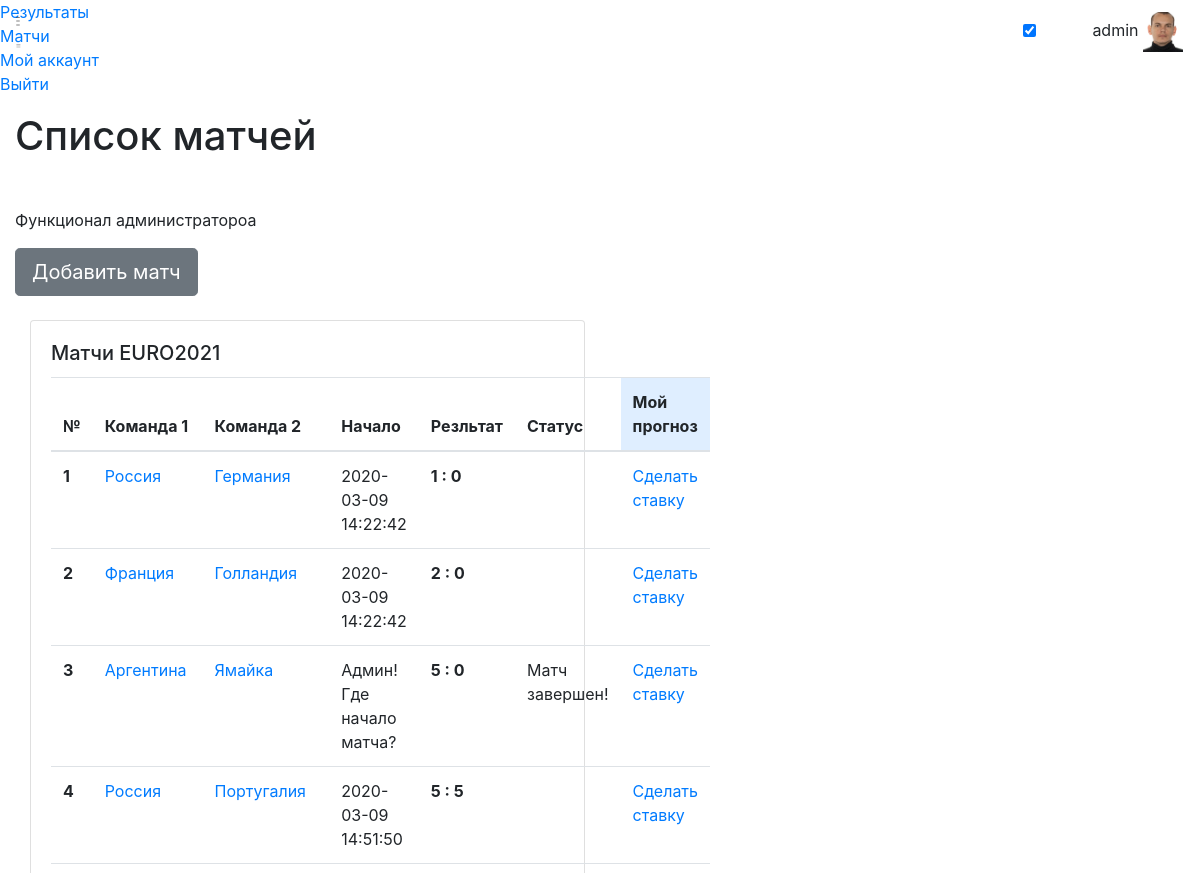
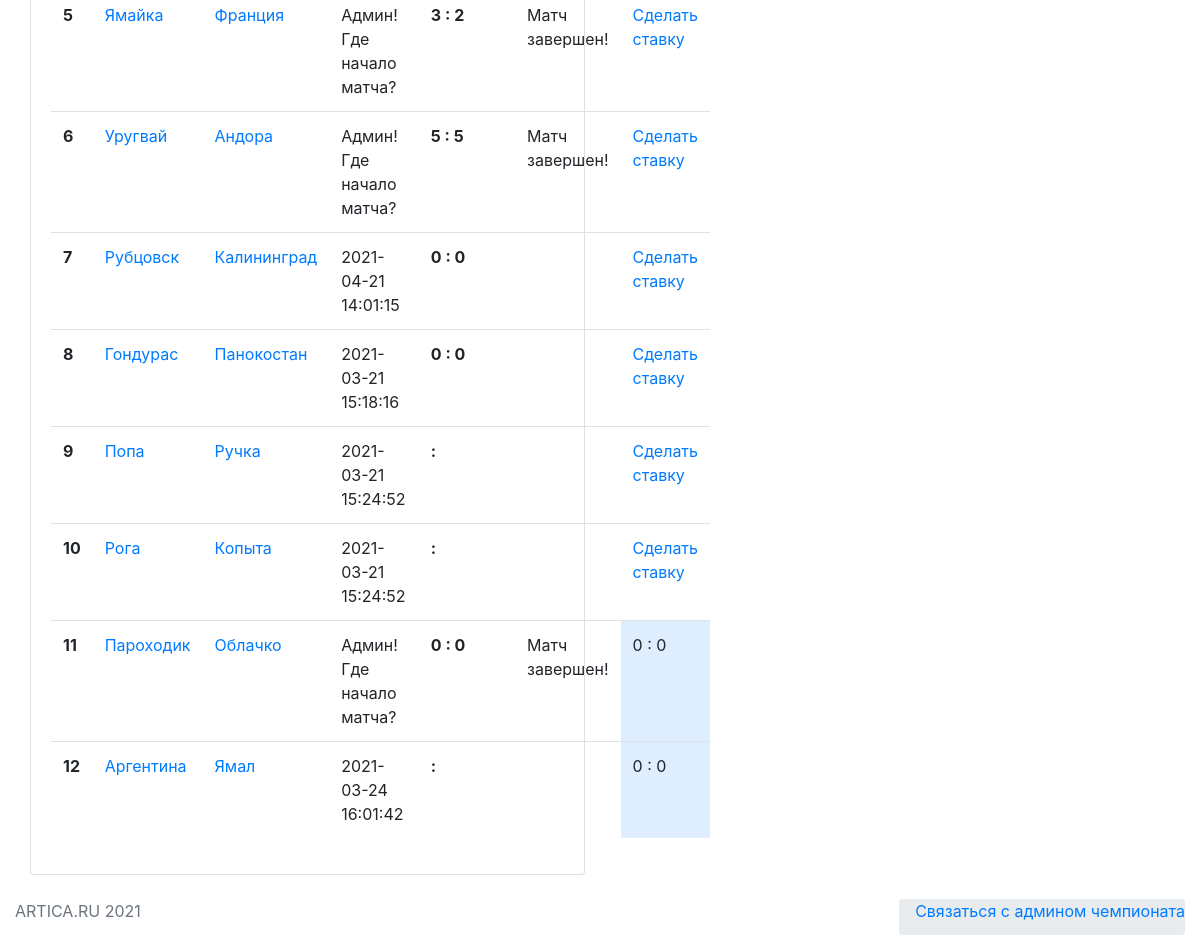
The page /matchs (signed in) on the database as committed earlier (2 pictures, top to bottom).
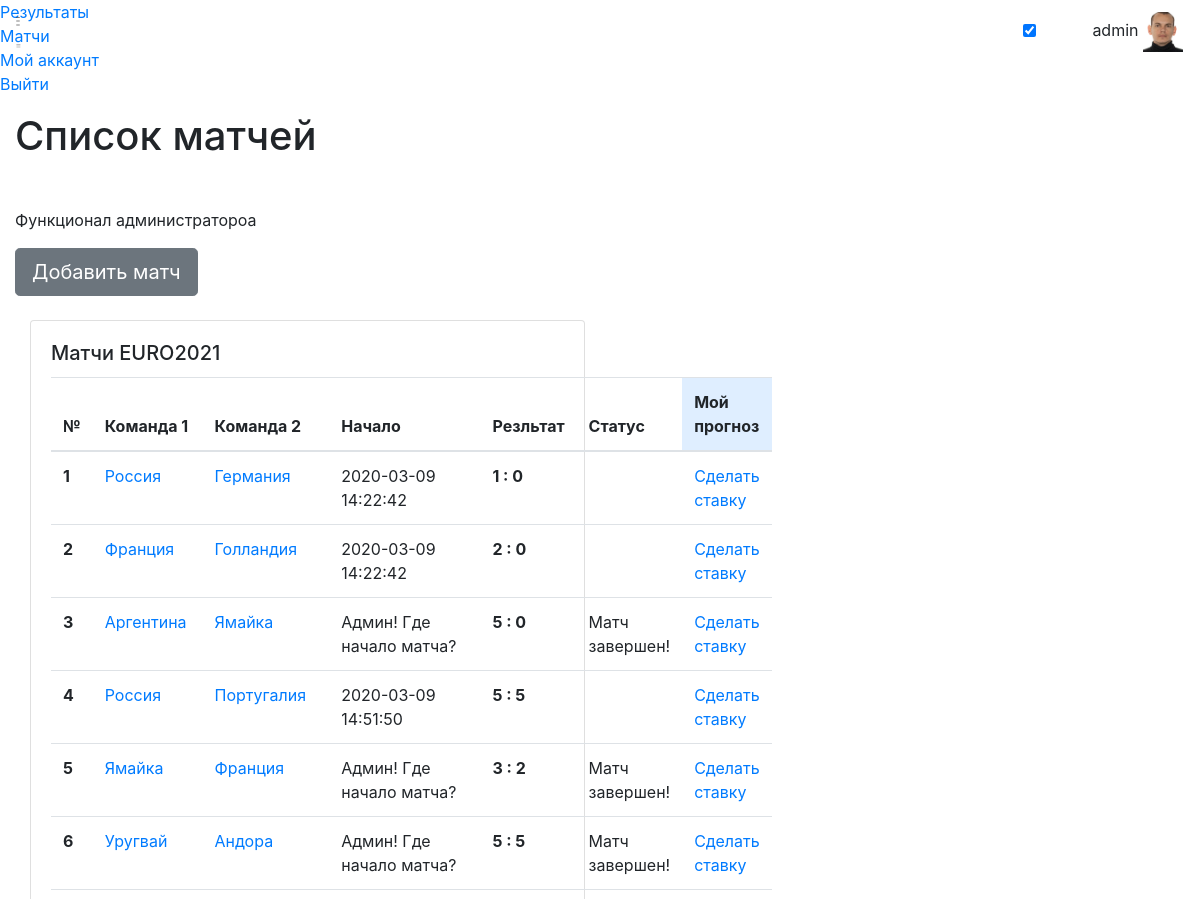
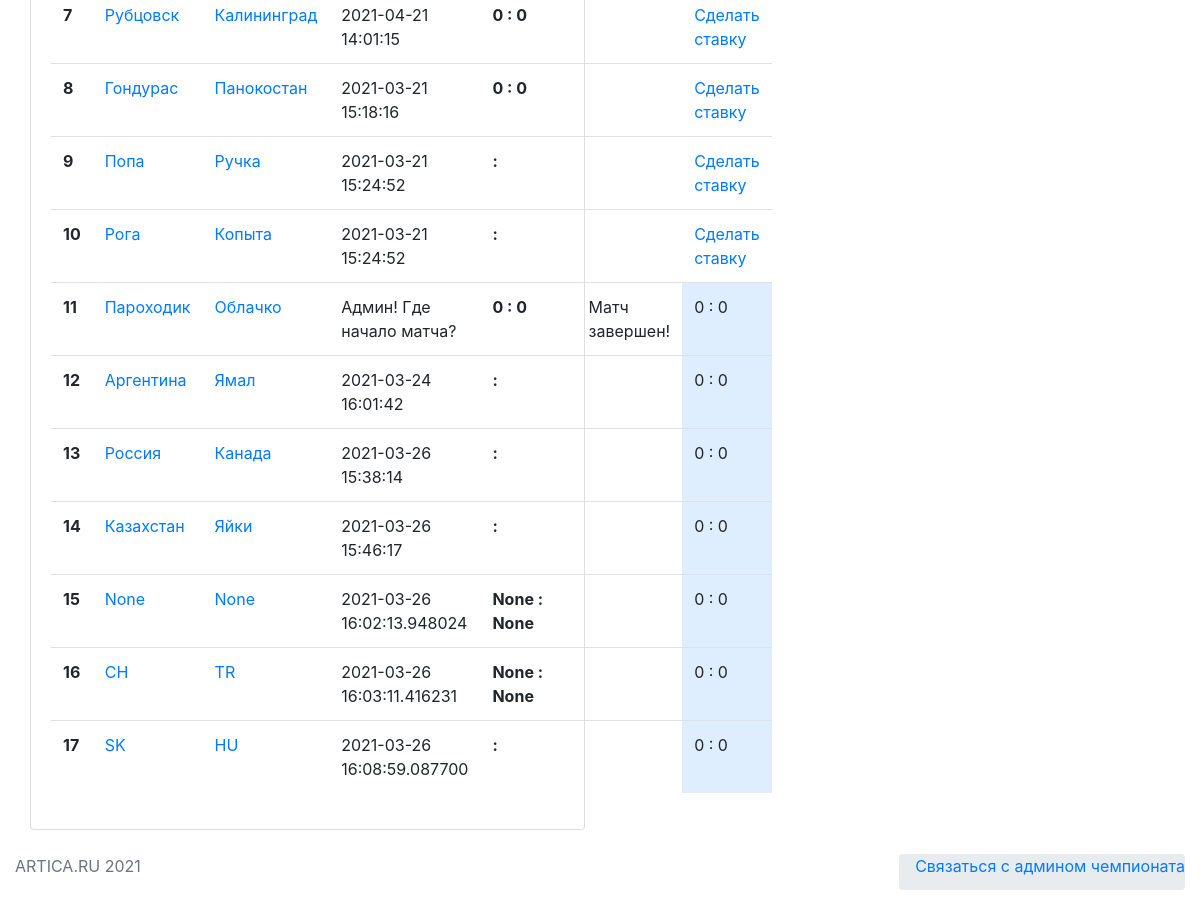
The same page on the database as committed later (2 pictures, top to bottom).
### app/models.py (models this page shows, shortened)
class User(UserMixin, db.Model):
    id = db.Column(db.Integer, primary_key=True)
    username = db.Column(db.String(64), index=True, unique=True)
    email = db.Column(db.String(120), index=True, unique=True)
    password_hash = db.Column(db.String(128))
    pred = db.relationship('Bets', backref='author', lazy='dynamic')
    avatar = db.Column(db.String(128))
    about_me = db.Column(db.String(140))
    fio = db.Column(db.String(140))

class Match(db.Model):
    id = db.Column(db.Integer, primary_key=True)
    team1 = db.Column(db.String(64))
    team2 = db.Column(db.String(64))
    t1_res =  db.Column(db.Integer)
    t2_res = db.Column(db.Integer)
    timestamp = db.Column(db.DateTime, index=True, default=datetime.utcnow)
    completed = db.Column(db.Boolean, default=False)

class Bets(db.Model):
    id = db.Column(db.Integer, primary_key=True)
    match_id = db.Column(db.String(140), db.ForeignKey('match.id'))
    user_id = db.Column(db.Integer, db.ForeignKey('user.id'))
    t1_pre = db.Column(db.Integer, default=0)
    t2_pre = db.Column(db.Integer, default=0)
    comment = db.Column(db.String(140))
    timestamp = db.Column(db.DateTime, index=True, default=datetime.utcnow)
    res_scor = db.Column(db.Integer)

### app/routes.py (the view)
@app.route('/matchs', methods=['GET', 'POST'])
@login_required
def matchs():
    matchs = Match.query.all()
    bets = Bets.query.filter_by(user_id=current_user.id).all()
    return render_template('matchs.html', matchs=matchs, bets=bets)

### app/models.py (called while the page is built)
@login.user_loader
def load_user(id):
    return User.query.get(int(id))

### app/templates/matchs.html (shortened to what this page needs)
{% extends  'base.html' %}
{% block content_title %}
    Список матчей
{% endblock %}
{% block content%}
    {% if current_user.username == 'admin' %}
    <div>
        <p>Функционал администратороа</p>
    <form style="padding-bottom: 20px;" action="{{ url_for('matchadd') }}">
        <button type="submit" class="btn btn-secondary btn-lg mb-1">Добавить матч</button>
    </form>
    </div>
    {% endif %}
        <div class="col-lg-6 col-md-12 mb-4">
                    <div class="card">
                        <div class="card-body">
                            <h5 class="card-title">Матчи EURO2021</h5>
                                <table  width="100%" class="table">
                                    <thead>
                                        <tr>
                                            <th width="5px;" scope="col">№</th>
                                            <th scope="col">Команда 1</th>
                                            <th scope="col">Команда 2</th>
                                            <th scope="col">Начало</th>
                                            <th scope="col">Резльтат</th>
                                            <th scope="col">Статус</th>
                                            <th style="background-color: #dfeeff;" scope="col">Мой прогноз</th>
                                        </tr>
                                    </thead>
                                    <tbody>
                                        <tr>
                            {% if current_user.username == 'admin' %}
                                        {% for match in matchs %}
                                            <th scope="row">{{match.id}}</th>
                                            <td><a href="{{ url_for('editmatchs', match_id = match.id) }}">{{match.team1}}</a></td>
                                            <td><a href="{{ url_for('editmatchs', match_id = match.id) }}">{{match.team2}}</a></td>
                                            <td>{% if match.completed%}
                                            Админ! Где начало матча?
                                            {%else%} {{match.timestamp}}
                                            {% endif %}</td>
                                            <td><b>{{match.t1_res}} : {{match.t2_res}}</b></td>
                                            <td>{% if match.completed%} Матч завершен!
                                            {%else%} <div class="glyph-icon simple-icon-control-play"></div>
                                            {% endif %}</td>
                                            {%for bet in bets if bet.match_id | int == match.id | int %}
                                                    <td style="background-color: #dfeeff;">{{bet.t1_pre}} : {{bet.t2_pre}}</td>
                                            {%else%}
                                                    <td><a href="{{ url_for('editbets', match_id = match.id) }}">Сделать ставку</a></td>
                                            {% endfor %}
                                            </tr>
                                        {% endfor %}
                                        {% endif %}
                                </tbody>
                            </table>
                        </div>
                    </div>
        </div>
{% endblock %}

### app/templates/base.html (shortened to what this page needs)
<!DOCTYPE html>
<html lang="en">
<head>
    <link rel="stylesheet" href="https://starbets.herokuapp.com/static/font/iconsmind-s/css/iconsminds.css" />
    <link rel="stylesheet" href="https://starbets.herokuapp.com/static/font/simple-line-icons/css/simple-line-icons.css" />
    <link rel="stylesheet" href="https://starbets.herokuapp.com/static/css/vendor/bootstrap.min.css" />
    <link rel="stylesheet" href="https://starbets.herokuapp.com/static/css/vendor/bootstrap.rtl.only.min.css" />
    <link rel="stylesheet" href="https://starbets.herokuapp.com/static/css/vendor/fullcalendar.min.css" />
    <link rel="stylesheet" href="https://starbets.herokuapp.com/static/css/vendor/dataTables.bootstrap4.min.css" />
    <link rel="stylesheet" href="https://starbets.herokuapp.com/static/css/vendor/datatables.responsive.bootstrap4.min.css" />
    <link rel="stylesheet" href="https://starbets.herokuapp.com/static/css/vendor/select2.min.css" />
    <link rel="stylesheet" href="https://starbets.herokuapp.com/static/css/vendor/select2-bootstrap.min.css" />
    <link rel="stylesheet" href="https://starbets.herokuapp.com/static/css/vendor/perfect-scrollbar.css" />
    <link rel="stylesheet" href="https://starbets.herokuapp.com/static/css/vendor/glide.core.min.css" />
    <link rel="stylesheet" href="https://starbets.herokuapp.com/static/css/vendor/bootstrap-stars.css" />
    <link rel="stylesheet" href="https://starbets.herokuapp.com/static/css/vendor/nouislider.min.css" />
    <link rel="stylesheet" href="https://starbets.herokuapp.com/static/css/vendor/bootstrap-datepicker3.min.css" />
    <link rel="stylesheet" href="https://starbets.herokuapp.com/static/css/vendor/component-custom-switch.min.css" />
    <link rel="stylesheet" href="https://starbets.herokuapp.com/static/css/main.css" />
</head>
<body id="app-container" class="menu-default show-spinner">
    <nav class="navbar fixed-top">
        <div class="d-flex align-items-center navbar-left">
            <a href="#" class="menu-button d-none d-md-block">
                <svg class="main" xmlns="http://www.w3.org/2000/svg" viewBox="0 0 9 17">
                    <rect x="0.48" y="0.5" width="7" height="1" />
                    <rect x="0.48" y="7.5" width="7" height="1" />
                    <rect x="0.48" y="15.5" width="7" height="1" />
                </svg>
                <svg class="sub" xmlns="http://www.w3.org/2000/svg" viewBox="0 0 18 17">
                    <rect x="1.56" y="0.5" width="16" height="1" />
                    <rect x="1.56" y="7.5" width="16" height="1" />
                    <rect x="1.56" y="15.5" width="16" height="1" />
                </svg>
            </a>
        </div>
        <div class="navbar-right">
            <div class="header-icons d-inline-block align-middle">
                <div class="d-none d-md-inline-block align-text-bottom mr-3">
                    <div class="custom-switch custom-switch-primary-inverse custom-switch-small pl-1"
                         data-toggle="tooltip" data-placement="left" title="Dark Mode">
                        <input class="custom-switch-input" id="switchDark" type="checkbox" checked>
                    </div>
                </div>
                <button class="header-icon btn btn-empty d-none d-sm-inline-block" type="button" id="fullScreenButton">
                </button>
            </div>
            <div class="user d-inline-block">
                <button class="btn btn-empty p-0" type="button" data-toggle="dropdown" aria-haspopup="true"
                    aria-expanded="false">
                    <span class="name">{{ current_user.username }}</span>
                    <span>
                        {% if current_user.is_anonymous %} <img style="object-fit: cover; width: 40px; height: 40px;" alt="This is anonymous picture" src="https://starbets.herokuapp.com/static/a.jpg" />
                        {% else %}
                        <img style="object-fit: cover; width: 40px; height: 40px;" alt="Profile picture" src="{{'static/'+current_user.avatar}}" />
                        {% endif %}
                    </span>
                </button>
            </div>
        </div>
    </nav>
    <div class="menu">
        <div class="main-menu">
            <div class="scroll">
                <ul class="list-unstyled">
                    {% if current_user.is_anonymous %}
                    <li>
                        <a href="{{ url_for('login') }}">
                            <i class="simple-icon-login"></i> Войти
                        </a>
                    </li>
                    <li>
                        <a href="{{ url_for('register') }}">
                            <i class="simple-icon-user-follow"></i> Регистрация
                        </a>
                    </li>
                    {% else %}
                   <li class="active">
                        <a href="/">
                            <span>Результаты</span>
                        </a>
                    </li>
                    <li>
                        <a href="{{ url_for('matchs') }}">
                             Матчи
                        </a>
                    </li>
                    <li>
                        <a href="{{ url_for('user', username=current_user.username) }}">
                             Мой аккаунт
                        </a>
                    </li>
                    <li>
                        <a href="{{ url_for('logout') }}">
                             Выйти
                        </a>
                    </li>
                 {% endif %}
                </ul>
            </div>
        </div>
    </div>
    <main>
        <div class="container-fluid">
            <div class="row">
                <div class="col-12">
                    <h1>
                     {% block content_title %}
                     {% endblock %}
                    </h1>
                </div>
            </div>
                {% block content%}
                {% endblock %}
        </div>
    </main>
    <footer class="page-footer">
        <div class="footer-content">
            <div class="container-fluid">
                <div class="row">
                    <div class="col-12 col-sm-6">
                        <p class="mb-0 text-muted">ARTICA.RU 2021</p>
                    </div>
                    <div class="col-sm-6 d-none d-sm-block">
                        <ul class="breadcrumb pt-0 pr-0 float-right">
                            <li class="breadcrumb-item mb-0">
                                <a href="tel:+79132344444" class="btn-link">Связаться с админом чемпионата</a>
                            </li>
                        </ul>
                    </div>
                </div>
            </div>
        </div>
    </footer>
</body>
</html>

Rows that differ between the two databases and show on the page:
added Match: id "13", team1 "Россия", team2 "Канада", timestamp "2021-03-26 15:38:14"
added Bets: t1_pre "0", t2_pre "0", shown under "13"
added Match: id "14", team1 "Казахстан", team2 "Яйки", timestamp "2021-03-26 15:46:17"
added Bets: t1_pre "0", t2_pre "0", shown under "14"
added Match: id "15", team1 "None", team2 "None", timestamp "2021-03-26 16:02:13.948024", t1_res "None", t2_res "None"
added Bets: t1_pre "0", t2_pre "0", shown under "15"
added Match: id "16", team1 "CH", team2 "TR", timestamp "2021-03-26 16:03:11.416231", t1_res "None", t2_res "None"
added Bets: t1_pre "0", t2_pre "0", shown under "16"
added Match: id "17", team1 "SK", team2 "HU", timestamp "2021-03-26 16:08:59.087700"
added Bets: t1_pre "0", t2_pre "0", shown under "17"
